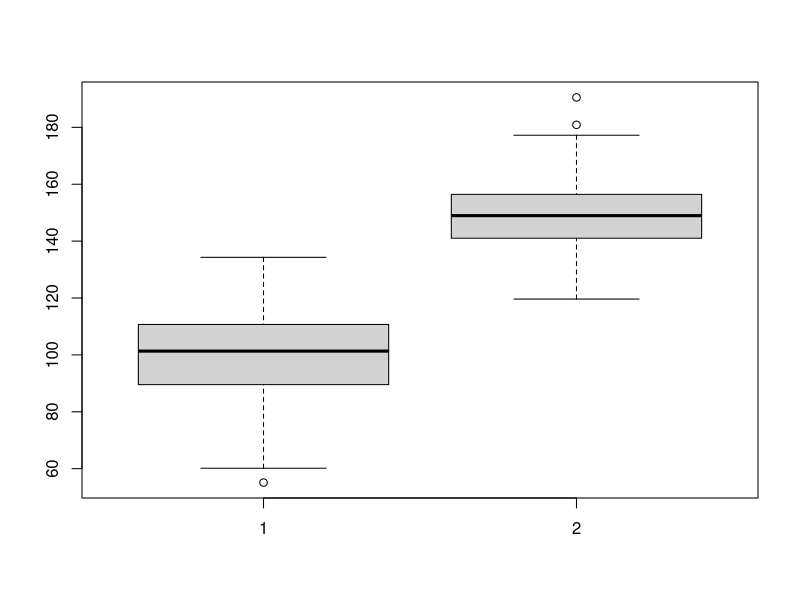
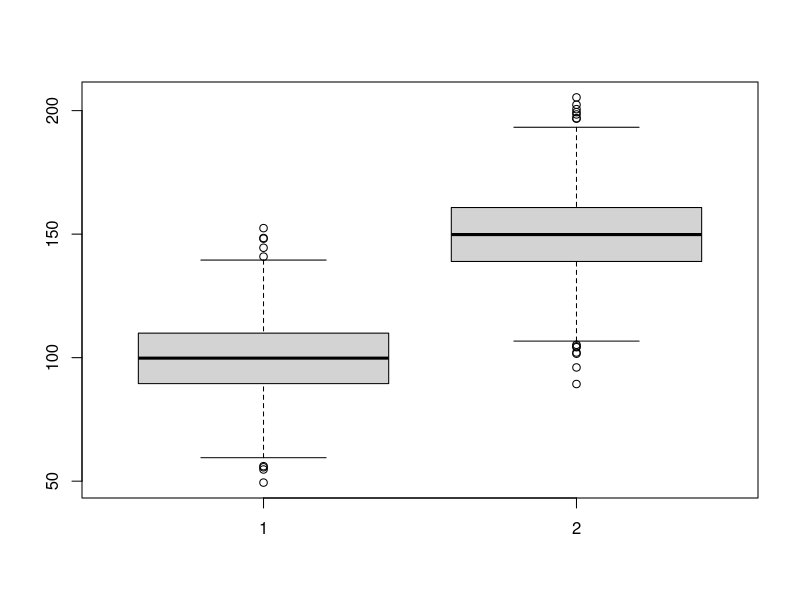
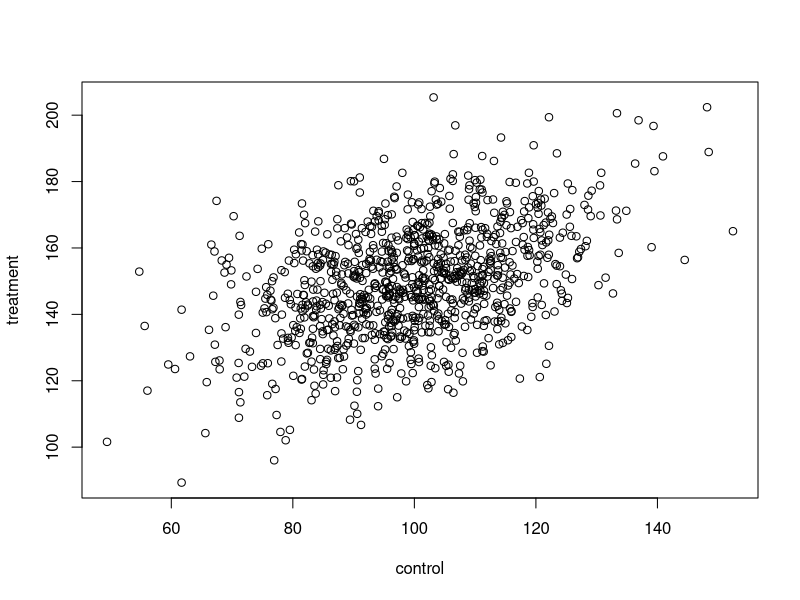
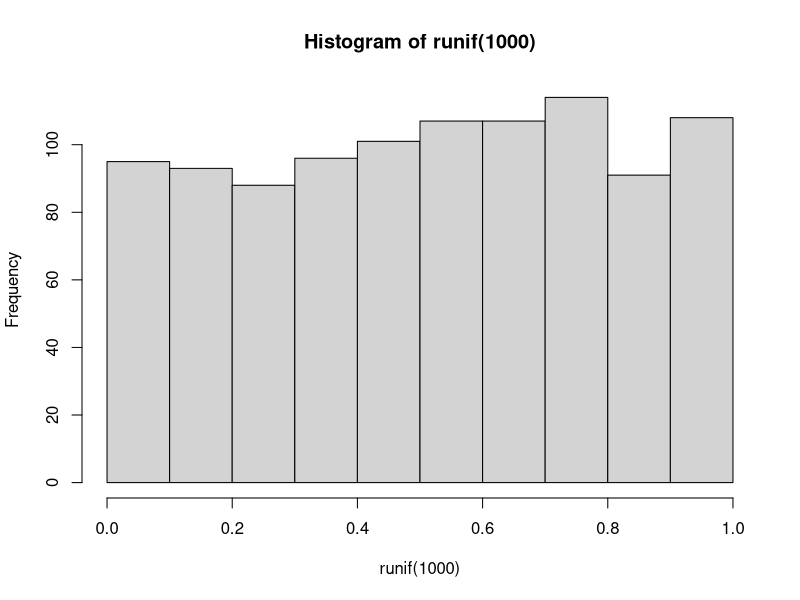
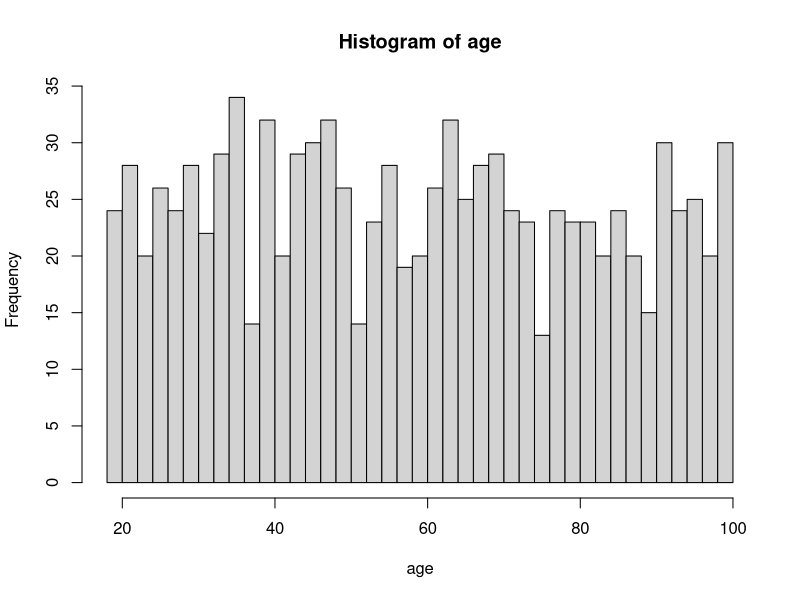
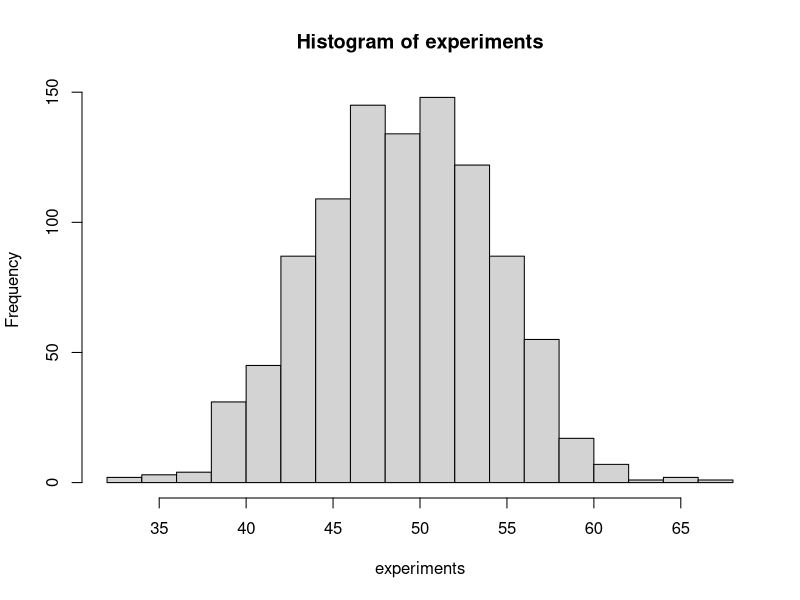
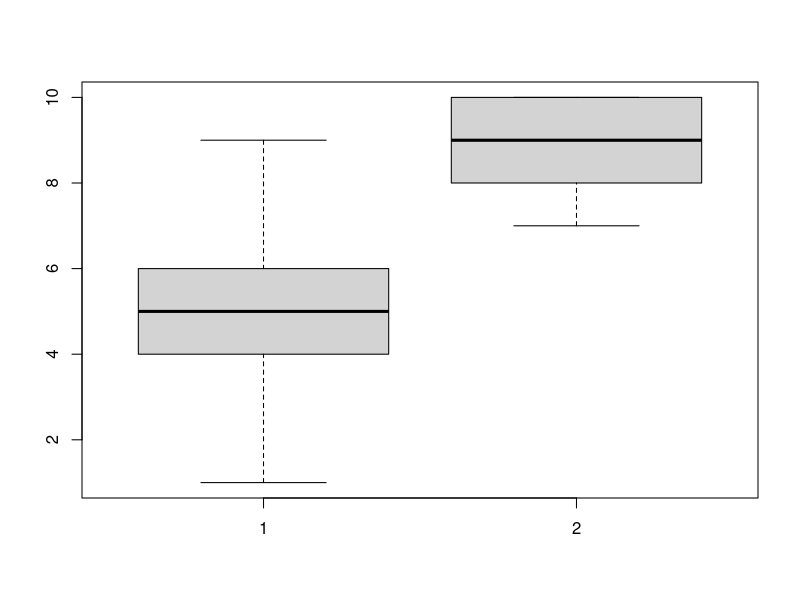
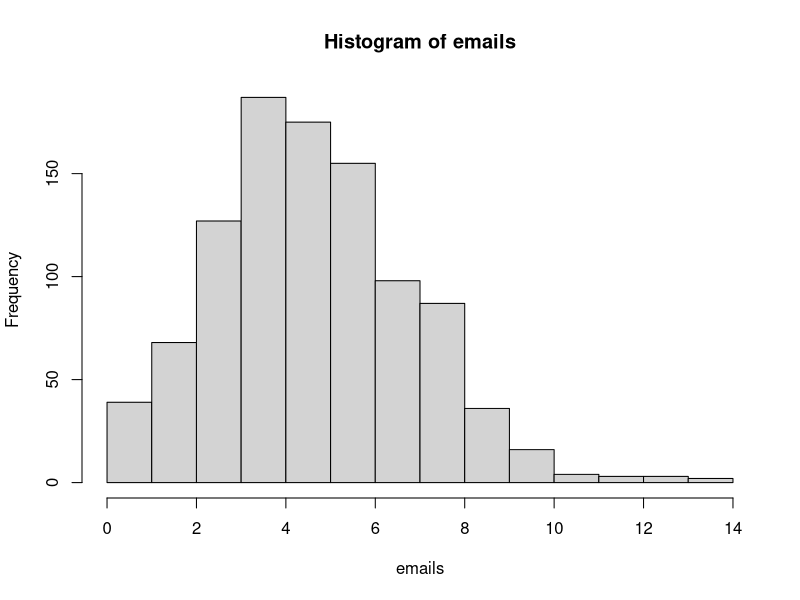

Reproduce these figures in R, in order.
## ---- chunk 1
my_sample <- 1:20

sample(
  x = my_sample,
  size = 2
)
## ---- chunk 2
my_sample <- c("a", "b", "c")

sample(
  x = my_sample,
  size = 4,
  replace = TRUE
)
## ---- chunk 3
letters[5]
letters[7:10]
LETTERS[20:26]
## ---- chunk 4
my_sample <- letters[1:3]

sample(
  x = my_sample,
  size = 4,
  replace = TRUE
)
## ---- chunk 5
my_sample <- c("black", "blue")

sample(
  x = my_sample,
  size = 10,
  replace = TRUE,
  prob = c(0.2, 0.8)
)
## ---- chunk 6
my_sample <- c("black", "blue")

set.seed(42)
sample(
  x = my_sample,
  size = 10,
  replace = TRUE,
  prob = c(0.2, 0.8)
)

set.seed(42)
sample(
  x = my_sample,
  size = 10,
  replace = TRUE,
  prob = c(0.2, 0.8)
)
## ---- chunk 7
rnorm(
  n = 5,
  mean = 0,
  sd = 1
)
## ---- chunk 8
rnorm(1)
rnorm(1)

set.seed(42)
rnorm(1)
set.seed(42)
rnorm(1)
## ---- chunk 9
rnorm(
  n = 4,
  mean = c(0, 10, 20, 30),
  sd = c(1, 50, 100, 150)
)
## ---- chunk 10
control <- 
  rnorm(
    n = 100,
    mean = 100,
    sd = 15
  )

treatment <- 
  rnorm(
    n = 100,
    mean = 150,
    sd = 15
  )
## ---- chunk 11
boxplot(control, treatment)
## ---- chunk 12
control <- 
  rnorm(
    n = 1000,
    mean = 100,
    sd = 15
  )

treatment <- 
  control*0.5 + rnorm(
    n = 1000,
    mean = 100,
    sd = 15
  )
## ---- chunk 13
summary(lm(treatment~control))
## ---- chunk 14
#| echo: false
boxplot(control, treatment)
## ---- chunk 15
#| echo: false
plot(control, treatment)
## ---- chunk 16
runif(
  n = 5,
  min = 0,
  max = 1
)
## ---- chunk 17
hist(runif(1000))
## ---- chunk 18
age <- runif(n = 1000, min = 18, max = 100)

hist(age, breaks = 30, xlim = c(18, 100))
## ---- chunk 19
age <- runif(n = 1000, min = 18, max = 100)
y <- age*0.5 + rnorm(1000)

summary(lm(y~age))
## ---- chunk 20
rbinom(
  n = 1,
  size = 100,
  prob = 0.50
)
## ---- chunk 21
experiments <- 
  rbinom(
    n = 1000,
    size = 100,
    prob = 0.50
  )

head(experiments)
## ---- chunk 22
hist(experiments, breaks = 20)
## ---- chunk 23
control <- 
  rbinom(
    n = 100,
    size = 10,
    prob = 0.5
  )

treatment <- 
  rbinom(
    n = 100,
    size = 10,
    prob = 0.9
  )
## ---- chunk 24
boxplot(control, treatment)
## ---- chunk 25
rbinom(
  n = 10,
  size = 1,
  prob = 0.5
)
## ---- chunk 26
age <- rnorm(n = 10000, mean = 50, sd = 15)

xb <- 1 + 0.2*age

p <- 1/(1 + exp(-xb))

y <- 
  rbinom(
    n = 10000,
    size = 1,
    prob = p
  )
## ---- chunk 27
m <- 
  glm(
    y ~ age,
    family = binomial()
  )

summary(m)
## ---- chunk 28
rpois(
  n = 10,
  lambda = 5
)
## ---- chunk 29
emails <- 
  rpois(
    n = 1000,
    lambda = 5
  )

hist(emails)
## ---- chunk 30
hr <- rpois(n = 1000, lambda = 5)
it <- rpois(n = 1000, lambda = 10)
## ---- chunk 31
hist(hr)
## ---- chunk 32
hist(it)
## ---- chunk 33
d <- 
  data.frame(
    emails = c(hr, it),
    group = factor(rep(c("HR", "IT"), each = 1000))
  )

d[c(1:5, 1001:1005),]
## ---- chunk 34
m <- 
  glm(
    emails ~ group,
    data = d,
    family = poisson()
  )

summary(m)
## ---- chunk 35
rep(
  x = "Control Group",
  times = 3
  )

rep(
  x = 1,
  times = 3
  )
## ---- chunk 36
rep(
  x = c("Control Group", "Treatment Group"),
  times = 3
  )
## ---- chunk 37
rep(
  x = c("Control Group", "Treatment Group"),
  times = c(1,2)
  )
## ---- chunk 38
rep(
  x = c("Control Group", "Treatment Group"),
  each = 3
  )
## ---- chunk 39
rep(
  x = c("Control Group", "Treatment Group"),
  each = 3,
  length.out = 4
  )
## ---- chunk 40
rep(
  x = c("Control Group", "Treatment Group"),
  each = 3,
  times = 2
  )
## ---- chunk 41
condition <- rep("control", each = 4)
outcome <- rnorm(4)
d <- data.frame(condition, outcome)
d
## ---- chunk 42
condition <- rep(c("control", "treatment"), each = 2)
outcome <- rnorm(4)
d <- data.frame(condition, outcome)
d
## ---- chunk 43
control_outcome <- rnorm(5, 100, 15)
treatment_outcome <- rnorm(5, 115, 15)

d <- data.frame(outcome = c(control_outcome, treatment_outcome))
## ---- chunk 44
control_outcome <- rnorm(5, 100, 15)
treatment_outcome <- rnorm(5, 115, 15)
condition <- rep(c("control", "treatment"), each = 5)


d <- data.frame(
  condition = condition,
  outcome = c(control_outcome, treatment_outcome)
)
d
## ---- chunk 45
d <- 
  data.frame(
    condition = rep(c("control", "treatment"), times = 5),
    outcome = rnorm(10, mean = c(100, 115), sd = 15)
  )
d
## ---- chunk 46
replicate(
  n = 5,
  expr = sample(1:4, size = 2),
  simplify = FALSE
)
## ---- chunk 47
replicate(
  n = 5,
  expr = rnorm(5),
  simplify = FALSE
)
## ---- chunk 48
replicate(
  n = 5,
  expr = data.frame(
    condition = rep(c("control", "treatment"), each = 2),
    outcome = rnorm(4, c(100, 115), sd = 15)
  ),
  simplify = FALSE
)
## ---- chunk 49
for (i in 1:10) {
  print(i)
}
## ---- chunk 50
outcome <- NULL

for (i in 1:5) {
  outcome[[i]] <- sample(1:4, size = 2)
}

outcome
## ---- chunk 51
datasets <- NULL

for (i in 1:5) {
  datasets[[i]] <- 
    data.frame(
      condition = rep(c("control", "treatment"), each = 2),
      outcome = rnorm(4, c(100, 115), sd = 15)
    )
}

datasets
## ---- chunk 52
starting <- 12
profs <- 4
money <- 0.15
quitting <- 0.05
years <- 25
results <- NULL
results[1] <- starting
## ---- chunk 53
set.seed(42)
for (current_year in 2:years) {
  # how many new phds (15% chance in 4 "trials")
  newbies <- rbinom(n = 1, size = profs, prob = money)
  
  # how many see the light and quit
  enlightened <- rbinom(n = 1, size = results, prob = quitting)
  
  # new total
  results[current_year] <- results[current_year - 1] + newbies - enlightened
  
  cat("Current year:", current_year, "Newbies:", newbies, "Enlightened:", enlightened, "Total:", results[current_year], "\n")
}
## ---- chunk 54
mean(results)

plot(results, type = "l", xlab = "Year", ylab = "Number of PhDs")
## ---- chunk 55
set.seed(42)

experiments <- 3
outcomes <- list()

for (i in 1:experiments) {
  
  results <- NULL
  results[1] <- starting
  
  for (current_year in 2:years) {
    # how many new phds (15% chance in 4 "trials")
    newbies <- rbinom(n = 1, size = profs, prob = money)
    
    # how many see the light and quit
    enlightened <- rbinom(n = 1, size = results, prob = quitting)
    
    # new total
    results[current_year] <- results[current_year - 1] + newbies - enlightened
    
    # store in overall outcomes
    outcomes[[i]] <- results
  }
}
## ---- chunk 56
# what we created
outcomes

# the means per "experiment"
lapply(outcomes, mean)
## ---- chunk 57
# the mean of the means
mean(sapply(outcomes, mean))

matplot(matrix(unlist(outcomes), ncol = 3), type = "l", xlab = "Year", ylab = "Number of PhDs")
## ---- chunk 58
counting_phds <- 
  function(
    starting = 12,
    profs = 4,
    money = 0.15,
    quitting = 0.05,
    years = 25
  ) {
    
    # create our output vector
    results <- NULL
    results[1] <- starting
    
    # then our loop
    for (current_year in 2:years) {
      # how many new phds
      newbies <- rbinom(n = 1, size = profs, prob = money)
      
      # how many see the light and quit
      enlightened <- rbinom(n = 1, size = results, prob = quitting)
      
      # new total
      results[current_year] <- results[current_year - 1] + newbies - enlightened
    }
    
    return(results)
  }
## ---- chunk 59
counting_phds()

counting_phds(profs = 10)

counting_phds(years = 10)

counting_phds(quitting = 0)
## ---- chunk 60
set.seed(42)

experiments <- 3
outcomes <- list()

for (i in 1:experiments) {
  
  # run one experiment and store the results
  results <- counting_phds()
  
  # put results into our outcomes
  outcomes[[i]] <- results

}

outcomes
## ---- chunk 61
set.seed(42)

experiments <- 3
profs <- 4
years <- 10
outcomes <- data.frame(
  experiment = NULL,
  prof = NULL,
  total = NULL
)

for (i in 1:experiments) {
  
  # for each run/experiment, we store the results for each number of professors
  for (aprof in 1:profs) {
    results <- counting_phds(profs = aprof, years = years)
    
    # get the total at the last year
    total <- results[years]
    
    # turn into a row and add to outcomes
    our_row <- data.frame(experiment = i, prof = aprof, total = total)
    outcomes <- rbind(outcomes, our_row)
  }
}
## ---- chunk 62
#| echo: false
library(tidyverse)
ggplot(outcomes, aes(x = experiment, y = total, color = as.factor(prof))) + geom_line() + theme_bw()
## ---- chunk 63
set.seed(42)

experiments <- 1000
profs <- 4
years <- 10
outcomes <- data.frame(
  experiment = NULL,
  prof = NULL,
  total = NULL
)

for (i in 1:experiments) {
  
  # for each run/experiment, we store the results for each number of professors
  for (aprof in 1:profs) {
    results <- counting_phds(profs = aprof, years = years)
    
    # get the total at the last year
    total <- results[years]
    
    # turn into a row and add to outcomes
    our_row <- data.frame(experiment = i, prof = aprof, total = total)
    outcomes <- rbind(outcomes, our_row)
  }
}
## ---- chunk 64
#| echo: false

ggplot(outcomes, aes(x = experiment, y = total, color = as.factor(prof))) + geom_line() + theme_bw()

aggregate(outcomes[, 3], list(outcomes$prof), mean)
